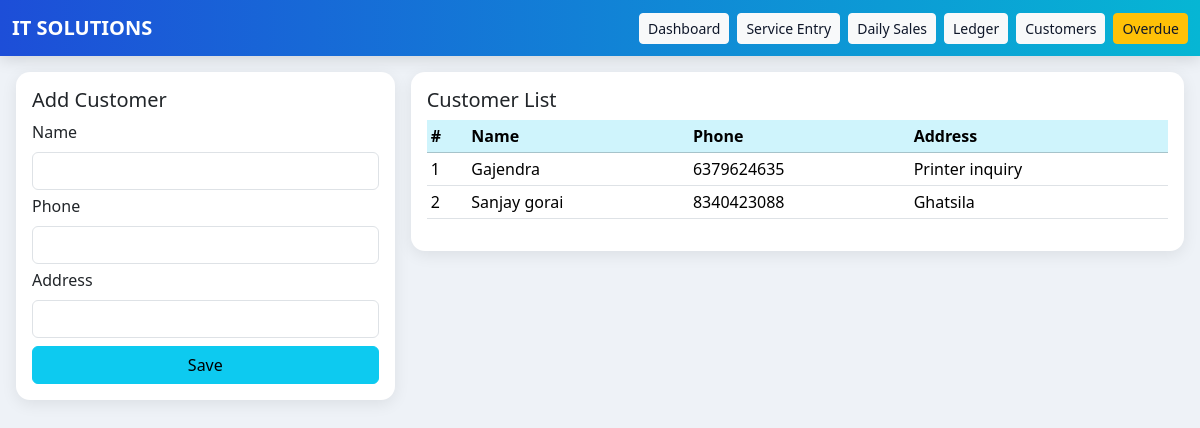
Page /customers on the committed database.
### tables this page shows
CREATE TABLE customers(
      id INTEGER PRIMARY KEY AUTOINCREMENT,
      name TEXT, phone TEXT, address TEXT
    );

### app.py (the view)
@app.route("/customers", methods=["GET","POST"])
def customers_page():
    c=get_db()
    if request.method=="POST":
        f=request.form
        c.execute("INSERT INTO customers(name,phone,address) VALUES (?,?,?)",
                  (f.get("name",""), f.get("phone",""), f.get("address","")))
        c.commit()
    rows=c.execute("SELECT * FROM customers ORDER BY id DESC").fetchall()
    c.close()
    return render_template("customers.html", rows=rows)

### app.py (called while the page is built)
def get_db():
    conn = sqlite3.connect(DB_PATH)
    conn.row_factory = sqlite3.Row
    return conn

### templates/customers.html
{% extends "base.html" %}{% block content %}
<div class="row g-3">
  <div class="col-md-4">
    <div class="card p-3">
      <h5>Add Customer</h5>
      <form method="post">
        <label class="form-label">Name</label><input name="name" class="form-control" required>
        <label class="form-label mt-1">Phone</label><input name="phone" class="form-control">
        <label class="form-label mt-1">Address</label><input name="address" class="form-control">
        <button class="btn btn-info mt-2 w-100">Save</button>
      </form>
    </div>
  </div>
  <div class="col-md-8">
    <div class="card p-3">
      <h5>Customer List</h5>
      <div class="table-responsive">
        <table class="table table-sm">
          <thead class="table-info"><tr><th>#</th><th>Name</th><th>Phone</th><th>Address</th></tr></thead>
          <tbody>
            {% for r in rows %}
            <tr><td>{{ loop.index }}</td><td>{{ r['name'] }}</td><td>{{ r['phone'] }}</td><td>{{ r['address'] }}</td></tr>
            {% endfor %}
          </tbody>
        </table>
      </div>
    </div>
  </div>
</div>
{% endblock %}

### templates/base.html (style rules this page uses)
body { background:#eef2f7 }
.card { border:none;border-radius:14px;box-shadow:0 4px 16px rgba(0,0,0,.08) }

### rows in the picture
customers: name "Gajendra", phone "6379624635", address "Printer inquiry"
customers: name "Sanjay gorai", phone "8340423088", address "Ghatsila"
